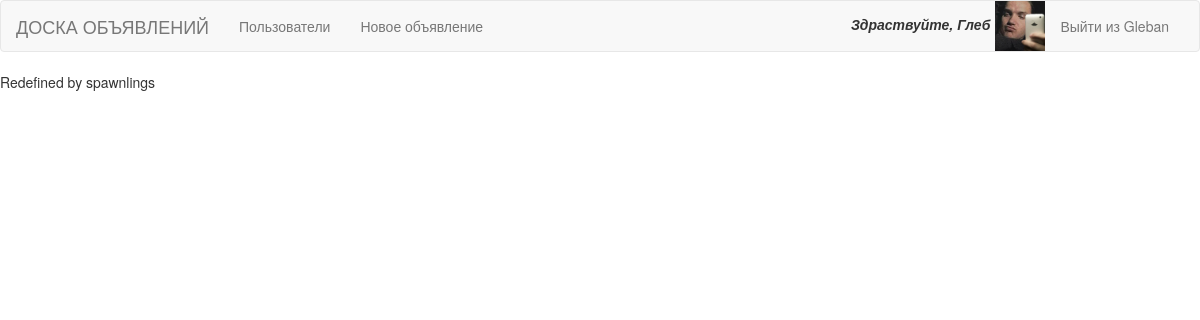
Page / (signed in) on the committed database.
### bulletin/models.py (models this page shows)
class MyUser(AbstractUser):
    follows = models.ManyToManyField(
       'self',
       related_name='followers',
       symmetrical=False
    )
    avatar = models.ImageField(
       upload_to='user_images/',
       default='user_images/None/no-avatar.jpg'
    )

### bulletin/views.py (the view)
# urls.py: url(r'^$', views.ExampleView.as_view(), name='start'),
class ExampleView(View):
    def get(self, request):
        return render(request, 'base.html')

### bulletin/templates/base.html (shortened to what this page needs)
{% load static %}
<!DOCTYPE html>
<html lang="en">
<head>
    <link rel="stylesheet" type="text/css" href="{% static 'css/bootstrap.css' %}">
</head>
<body>
<nav class="navbar navbar-default">
  <div class="container-fluid">
    <div class="navbar-header">
      <a class="navbar-brand" href="{% url 'bullets' %}">ДОСКА ОБЪЯВЛЕНИЙ</a>
    </div>
    <div class="collapse navbar-collapse" id="navbar">
      <ul class="nav navbar-nav">
        <li><a href="{% url 'users' %}">Пользователи</a></li>
        {% if user.is_authenticated %}
            <li><a href="{% url 'post_bullet' %}">Новое объявление</a></li>
        {% endif %}
      </ul>
      <ul class="nav navbar-nav navbar-right">
        {% if user.is_authenticated %}
            <li><div><i><b>Здраствуйте, {{ user.get_short_name }}</b></i><img src={{ user.avatar.url }} style="max-height:50px;margin-left:5px"/></div></li>
            <li><a href="{% url 'logout' %}">Выйти из {{ user.get_username }}</a></li>
        {% else %}
            <li><div style="padding-top:15px"><i><b>Вы вошли как Гость</b></i></div></li>
            <li><a href="{% url 'signup' %}">Зарегистрироваться</a></li>
            <li><a href="{% url 'login' %}">Войти</a></li>
        {% endif %}
      </ul>
    </div>
  </div>
</nav>
    <div>
        {% block body %}Redefined by spawnlings{% endblock %}
    </div>
</body>
</html>

### rows in the picture
MyUser: get_short_name "Глеб", avatar (placeholder picture), get_username "Gleban"
